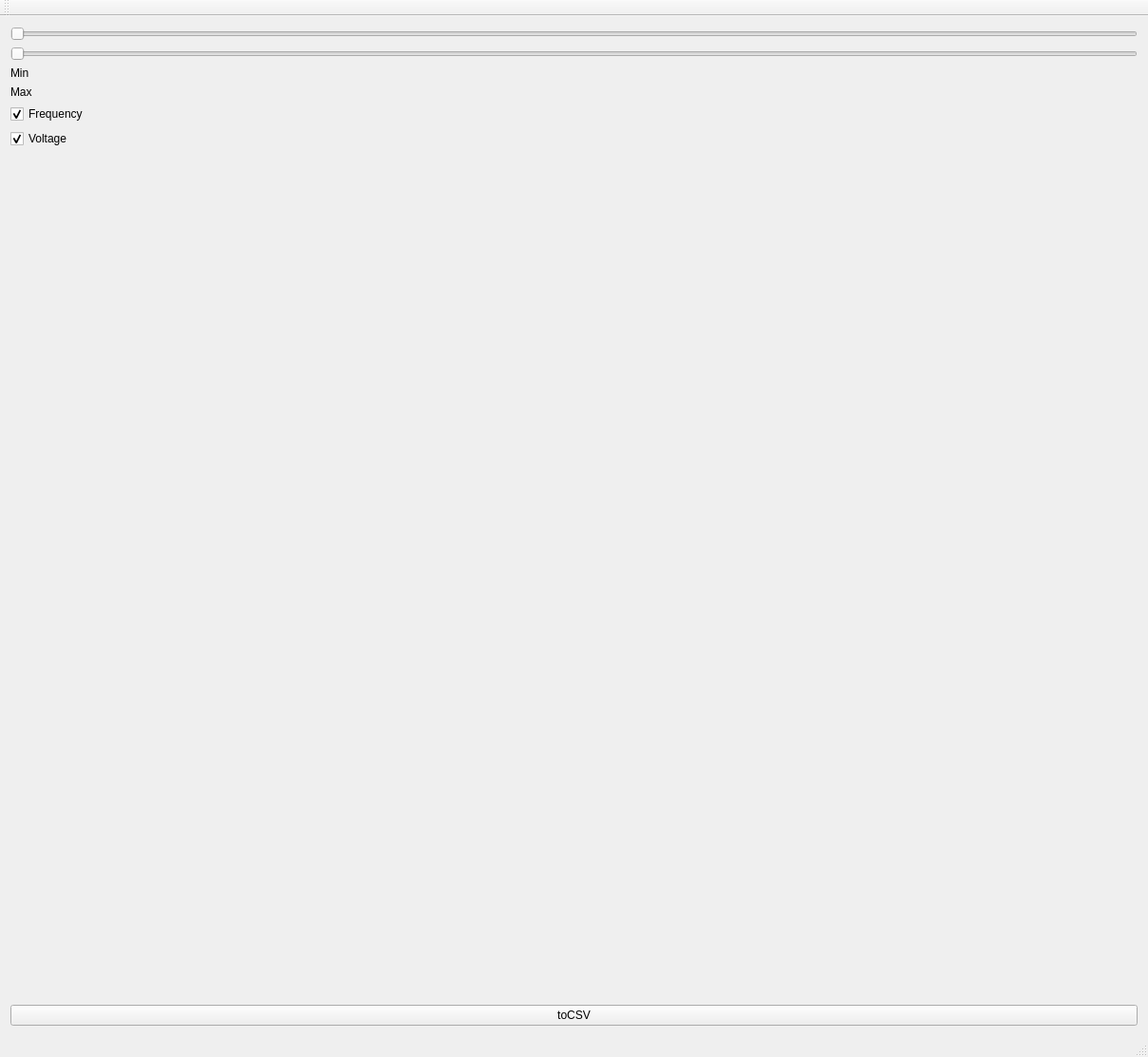
<?xml version="1.0" encoding="UTF-8"?>
<ui version="4.0">
 <class>Plotter</class>
 <widget class="QMainWindow" name="Plotter">
  <property name="geometry">
   <rect>
    <x>0</x>
    <y>0</y>
    <width>1209</width>
    <height>1113</height>
   </rect>
  </property>
  <property name="windowTitle">
   <string>Plotter</string>
  </property>
  <widget class="QWidget" name="centralWidget">
   <layout class="QHBoxLayout" name="horizontalLayout">
    <item>
     <layout class="QVBoxLayout" name="verticalLayout">
      <item>
       <widget class="QSlider" name="rangeMin">
        <property name="orientation">
         <enum>Qt::Horizontal</enum>
        </property>
       </widget>
      </item>
      <item>
       <widget class="QSlider" name="rangeMax">
        <property name="orientation">
         <enum>Qt::Horizontal</enum>
        </property>
       </widget>
      </item>
      <item>
       <widget class="QLabel" name="min_label">
        <property name="text">
         <string>Min</string>
        </property>
       </widget>
      </item>
      <item>
       <widget class="QLabel" name="max_label">
        <property name="text">
         <string>Max</string>
        </property>
       </widget>
      </item>
      <item>
       <widget class="QCheckBox" name="fbox">
        <property name="sizePolicy">
         <sizepolicy hsizetype="Minimum" vsizetype="Fixed">
          <horstretch>0</horstretch>
          <verstretch>0</verstretch>
         </sizepolicy>
        </property>
        <property name="text">
         <string>Frequency</string>
        </property>
        <property name="checked">
         <bool>true</bool>
        </property>
       </widget>
      </item>
      <item>
       <widget class="QCheckBox" name="vbox">
        <property name="text">
         <string>Voltage</string>
        </property>
        <property name="checked">
         <bool>true</bool>
        </property>
       </widget>
      </item>
      <item>
       <spacer name="verticalSpacer">
        <property name="orientation">
         <enum>Qt::Vertical</enum>
        </property>
        <property name="sizeHint" stdset="0">
         <size>
          <width>20</width>
          <height>40</height>
         </size>
        </property>
       </spacer>
      </item>
      <item>
       <widget class="QPushButton" name="toCSVBtn">
        <property name="text">
         <string>toCSV</string>
        </property>
       </widget>
      </item>
     </layout>
    </item>
   </layout>
  </widget>
  <widget class="QMenuBar" name="menuBar">
   <property name="geometry">
    <rect>
     <x>0</x>
     <y>0</y>
     <width>1209</width>
     <height>27</height>
    </rect>
   </property>
  </widget>
  <widget class="QToolBar" name="mainToolBar">
   <attribute name="toolBarArea">
    <enum>TopToolBarArea</enum>
   </attribute>
   <attribute name="toolBarBreak">
    <bool>false</bool>
   </attribute>
  </widget>
  <widget class="QStatusBar" name="statusBar"/>
 </widget>
 <layoutdefault spacing="6" margin="11"/>
 <resources/>
 <connections/>
</ui>
